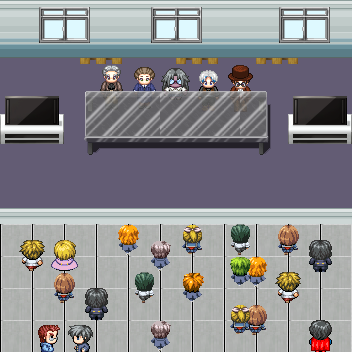

A 2D game scene composited from a Tiled map and its tileset images. What follows is a short description and the map's XML, with each tile layer's data collapsed to a summary:
An orthogonal 22x22 tile map with 16x16 px tiles, 8 tile layers (Suelo2, Suelo, People2, People, ...) and 3 objects (OpenWeb, StartPlayer, GotoArea).

<map version="1.0" orientation="orthogonal" width="22" height="22" tilewidth="16" tileheight="16">
 <tileset firstgid="1" name="Interior" tilewidth="16" tileheight="16">
  <image source="Interior/Interior.png" width="560" height="816" />
 </tileset>
 <layer name="Suelo2" width="22" height="22">
  <data>[484 cells, 100 non-empty, 4 distinct tile ids]</data>
 </layer>
 <layer name="Suelo" width="22" height="22">
  <data>[484 cells, 484 non-empty, 11 distinct tile ids]</data>
 </layer>
 <layer name="People2" width="22" height="22">
  <data>[484 cells, 24 non-empty, 20 distinct tile ids]</data>
 </layer>
 <layer name="People" width="22" height="22">
  <data>[484 cells, 60 non-empty, 52 distinct tile ids]</data>
 </layer>
 <layer name="CollisionPeopleArriba" width="22" height="22">
  <data>[484 cells, 114 non-empty, 70 distinct tile ids]</data>
 </layer>
 <layer name="CollisionSeparacion" width="22" height="22">
  <data>[484 cells, 132 non-empty, 5 distinct tile ids]</data>
 </layer>
 <layer name="CollisionTable" width="22" height="22">
  <data>[484 cells, 72 non-empty, 30 distinct tile ids]</data>
 </layer>
 <layer name="NoCollTable" width="22" height="22">
  <data>[484 cells, 24 non-empty, 12 distinct tile ids]</data>
 </layer>
 <objectgroup name="Capa de Objetos 1" width="22" height="22">
  <object name="Talks" type="OpenWeb" x="136" y="62" width="83" height="96" />
  <object name="Player" type="StartPlayer" x="1" y="123" width="13" height="23" />
  <object name="Exit" type="GotoArea" x="317" y="150" width="31" height="55" />
 </objectgroup>
</map>
